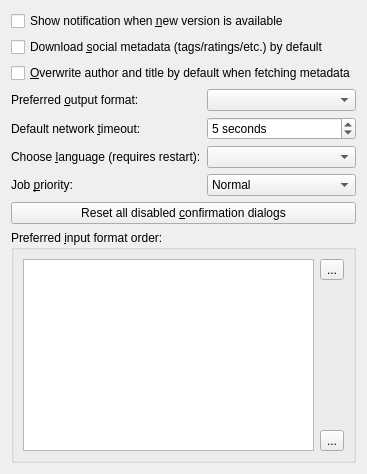
           <widget class="QWidget" name="page_3">
            <layout class="QVBoxLayout" name="verticalLayout">
             <item>
              <widget class="QCheckBox" name="new_version_notification">
               <property name="text">
                <string>Show notification when &amp;new version is available</string>
               </property>
              </widget>
             </item>
             <item>
              <widget class="QCheckBox" name="opt_get_social_metadata">
               <property name="text">
                <string>Download &amp;social metadata (tags/ratings/etc.) by default</string>
               </property>
              </widget>
             </item>
             <item>
              <widget class="QCheckBox" name="opt_overwrite_author_title_metadata">
               <property name="text">
                <string>&amp;Overwrite author and title by default when fetching metadata</string>
               </property>
              </widget>
             </item>
             <item>
              <layout class="QGridLayout" name="gridLayout_2">
               <item row="1" column="0">
                <widget class="QLabel" name="label_2">
                 <property name="text">
                  <string>Default network &amp;timeout:</string>
                 </property>
                 <property name="buddy">
                  <cstring>timeout</cstring>
                 </property>
                </widget>
               </item>
               <item row="1" column="1">
                <widget class="QSpinBox" name="timeout">
                 <property name="toolTip">
                  <string>Set the default timeout for network fetches (i.e. anytime we go out to the internet to get information)</string>
                 </property>
                 <property name="suffix">
                  <string> seconds</string>
                 </property>
                 <property name="minimum">
                  <number>2</number>
                 </property>
                 <property name="maximum">
                  <number>120</number>
                 </property>
                 <property name="value">
                  <number>5</number>
                 </property>
                </widget>
               </item>
               <item row="2" column="1">
                <widget class="QComboBox" name="language"/>
               </item>
               <item row="2" column="0">
                <widget class="QLabel" name="label_7">
                 <property name="text">
                  <string>Choose &amp;language (requires restart):</string>
                 </property>
                 <property name="buddy">
                  <cstring>language</cstring>
                 </property>
                </widget>
               </item>
               <item row="3" column="1">
                <widget class="QComboBox" name="priority">
                 <item>
                  <property name="text">
                   <string>Normal</string>
                  </property>
                 </item>
                 <item>
                  <property name="text">
                   <string>High</string>
                  </property>
                 </item>
                 <item>
                  <property name="text">
                   <string>Low</string>
                  </property>
                 </item>
                </widget>
               </item>
               <item row="3" column="0">
                <widget class="QLabel" name="priority_label">
                 <property name="text">
                  <string>Job &amp;priority:</string>
                 </property>
                 <property name="buddy">
                  <cstring>priority</cstring>
                 </property>
                </widget>
               </item>
               <item row="0" column="0">
                <widget class="QLabel" name="label_23">
                 <property name="text">
                  <string>Preferred &amp;output format:</string>
                 </property>
                 <property name="buddy">
                  <cstring>output_format</cstring>
                 </property>
                </widget>
               </item>
               <item row="0" column="1">
                <widget class="QComboBox" name="output_format"/>
               </item>
              </layout>
             </item>
             <item>
              <widget class="QPushButton" name="reset_confirmation_button">
               <property name="text">
                <string>Reset all disabled &amp;confirmation dialogs</string>
               </property>
              </widget>
             </item>
             <item>
              <widget class="QGroupBox" name="groupBox_5">
               <property name="title">
                <string>Preferred &amp;input format order:</string>
               </property>
               <layout class="QVBoxLayout" name="verticalLayout_11">
                <item>
                 <layout class="QHBoxLayout" name="horizontalLayout_10">
                  <item>
                   <widget class="QListWidget" name="input_order">
                    <property name="alternatingRowColors">
                     <bool>true</bool>
                    </property>
                    <property name="selectionBehavior">
                     <enum>QAbstractItemView::SelectRows</enum>
                    </property>
                   </widget>
                  </item>
                  <item>
                   <layout class="QVBoxLayout" name="verticalLayout_10">
                    <item>
                     <widget class="QToolButton" name="input_up">
                      <property name="text">
                       <string>...</string>
                      </property>
                      <property name="icon">
                       <iconset resource="../../../../../resources/images.qrc">
                        <normaloff>:/images/arrow-up.svg</normaloff>:/images/arrow-up.svg</iconset>
                      </property>
                     </widget>
                    </item>
                    <item>
                     <spacer name="verticalSpacer_5">
                      <property name="orientation">
                       <enum>Qt::Vertical</enum>
                      </property>
                      <property name="sizeHint" stdset="0">
                       <size>
                        <width>20</width>
                        <height>40</height>
                       </size>
                      </property>
                     </spacer>
                    </item>
                    <item>
                     <widget class="QToolButton" name="input_down">
                      <property name="text">
                       <string>...</string>
                      </property>
                      <property name="icon">
                       <iconset resource="../../../../../resources/images.qrc">
                        <normaloff>:/images/arrow-down.svg</normaloff>:/images/arrow-down.svg</iconset>
                      </property>
                     </widget>
                    </item>
                   </layout>
                  </item>
                 </layout>
                </item>
               </layout>
              </widget>
             </item>
            </layout>
           </widget>
